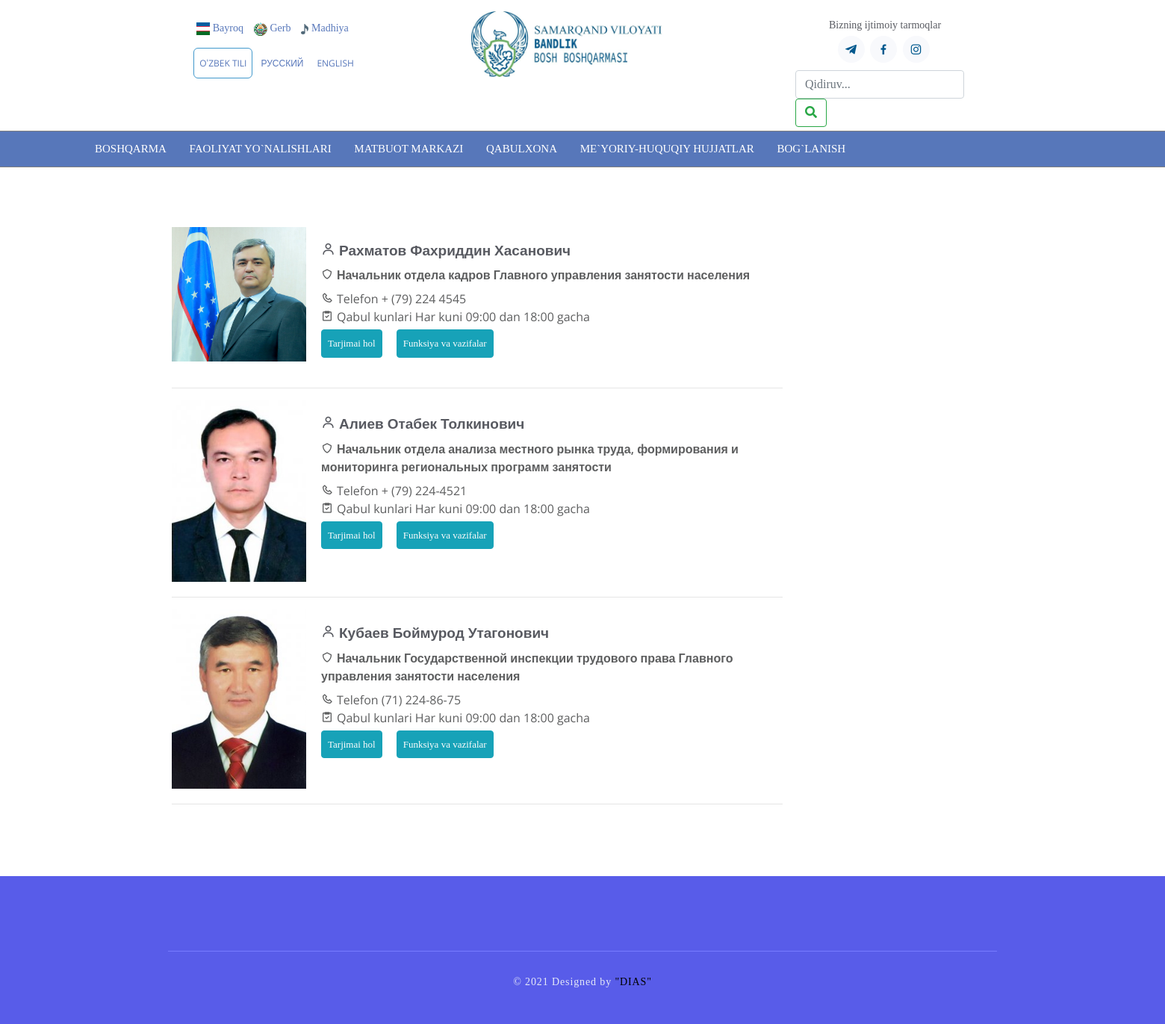
Screenshot of /section/ with the database file from the repository.
### management/models.py (models this page shows, shortened)
class Sections(models.Model):
    name = models.CharField(verbose_name="F.I.SH", max_length=250)
    title = models.CharField(verbose_name="Lavozimi", max_length=250)
    phone = models.CharField(verbose_name="Phone", max_length=15)
    acceptance_dates = models.CharField(verbose_name="Qabul kunlari", max_length=250)
    biography = models.TextField(verbose_name="Tarjimai hol", null=True, blank=True)
    functions_tasks = models.TextField(verbose_name="Funksiya va vazifalar", null=True, blank=True)
    date_time = models.DateTimeField(auto_now_add=True)
    image = models.ImageField()
    class Meta:
        verbose_name="Bo'lim"
        verbose_name_plural="Bo'limlar"

### management/views.py (the view)
# urls.py: path('section/', SectionsView.as_view(), name='section'),
class SectionsView(TemplateView):
    template_name = 'sections.html'
    model = Sections
    def get_context_data(self, **kwargs):
        context = super(SectionsView, self).get_context_data(**kwargs)
        context['sections_list'] = Sections.objects.all().reverse()
        return context

### templates/sections.html (shortened to what this page needs)
{% extends 'base.html' %}
{% load static %}
{% load  i18n %}
{% block content %}
<section class="inner-page">
    <div class="container">
      <div class="row">
          <div class="col-md-9">
{% for section in sections_list %}
<div class="personalBlock">
                <a target="_blank" href="../../uploads/1550475473_img_20181205_180628_481.jpg">
                <img class="personalImage" src="{{ section.image.url}}"></a>
        <div class="personalCard">
            <div class="personalCardName"><i class="bx bx-user"></i>{{section.name}}</div>
            <div class="personalCardPosition"><i class="bx bx-shield"></i>{{ section.title}}</div>
            <div class="personalCardRecDays"><i class="bx bx-phone"></i>{% trans 'Telefon' %} {{section.phone}}</div>
            <div class="personalCardRecDays"><i class="bx bx-task"></i>{% trans 'Qabul kunlari' %} {{ section.acceptance_dates}}</div>
            <div class="minButtons js-toggleLinks">
              <a class="btn btn-info p-2" href="#biography">{% trans 'Tarjimai hol' %}</a>
              <a class="btn btn-info p-2" href="#functions">{% trans 'Funksiya va vazifalar' %}</a>
            </div>
        </div>
    </div>
    <hr>
    {% endfor %}
            </div>
          <div class="col-md-3">
      <div class="blog-sidebar margin-b-30">
          <div class="blog-sidebar-content">
            <ul class="timeline-v2">
                             </ul>
          </div>
      </div>
      <div class="blog-sidebar">
        <div class="blog-sidebar-content">
        </div>
      </div>
    </div>
        </div>
    </div>
  </section>
{% endblock content %}

### frontend/static/assets1/css/blue.css (style rules this page uses)
html, body, div, span, applet, object, iframe, h1, h2, h3, h4, h5, h6, p, blockquote, div pre, a, abbr, acronym, address, big, cite, code, del, dfn, em, font, img, ins, kbd, q, s, samp, small, strike, strong, sub, sup, tt, var, b, u, i, center, dl, dt, dd, ol, ul, li, figure, header, nav, section, article, aside, footer, figcaption { margin: 0; padding: 0; border: 0; outline: 0; }
ul, li { padding: 0; margin: 0; list-style: none; }
header, nav, section, article, aside, footer, hgroup { display: block; }
* { box-sizing: border-box; }
html, body { font-family: "Nunito", sans-serif; font-weight: 400; background-color: rgb(209, 25, 25); font-size: 16px; -ms-text-size-adjust: 100%; -webkit-font-smoothing: antialiased; -moz-osx-font-smoothing: grayscale; }
a { text-decoration: none !important; }
ul { margin-bottom: 0px; }
html, body { background: #fff; color: #6F8BA4; font-family: "Nunito", sans-serif; }

### frontend/static/assets1/css/style.css (style rules this page uses)
section { padding: 60px 0; }

### frontend/static/assets/css/style.css (style rules this page uses)
a { color: #5777ba; }
section { padding: 60px 0; overflow: hidden; }
.inner-page .container { background-color: white; padding:20px 20px; }
.personalBlock { margin: 0 0 20px; }
.personalBlock:after { width: 0; height: 0; clear: both; content: ''; display: block; }
.personalCard { overflow: hidden; padding: 20px; }
.personalCardName { font-size: 19px; font-family: "Open Sans", sans-serif; font-weight: 700; margin: 0 0 10px; line-height: 1.2; }
.personalCardPosition { color: #5d5e5f; font-family: "Open Sans", sans-serif; font-weight: 600; margin: 0 0 8px; }
.personalCardRecDays { color: #5d5e5f; font-family: "Open Sans", sans-serif; }
.personalCard .minButtons { padding: 5px 0 0; }
.minButtons a { display: inline-block; vertical-align: middle; padding: 2px 0; color: #fcfcfc; font-size: 13px; text-decoration: none; margin: 0 15px 0 0; }
.personalImage { width: 180px; height: auto; background-position: center; background-repeat: no-repeat; background-size: cover; background-size: auto 100%; float: left; }
.blog-sidebar .blog-sidebar-content { background: #fff; padding: 15px; }
.margin-b-30 { margin-bottom: 30px; }
.timeline-v2 { position: relative; list-style: none; overflow: hidden; padding: 10px 0 0; }
.bx { padding-right: 5px; }
.row { margin-right:-15px;margin-left:-15px }

### rows the page displays
Sections: image (picture), name "Рахматов Фахриддин Хасанович", title "Начальник отдела кадров Главного управления занятости населения", phone "+ (79) 224 4545", acceptance_dates "Har kuni 09:00 dan 18:00 gacha"
Sections: image (picture), name "Алиев Отабек Толкинович", title "Начальник отдела анализа местного рынка труда, формирования и мониторинга региональных программ занятости", phone "+ (79) 224-4521", acceptance_dates "Har kuni 09:00 dan 18:00 gacha"
Sections: image (picture), name "Кубаев Боймурод Утагонович", title "Начальник Государственной инспекции трудового права Главного управления занятости населения", phone "(71) 224-86-75", acceptance_dates "Har kuni 09:00 dan 18:00 gacha"

### other values shown
{{ lang.name_local }} "OʻZBEK TILI"
{{ lang.name_local }} "РУССКИЙ" "ENGLISH"
